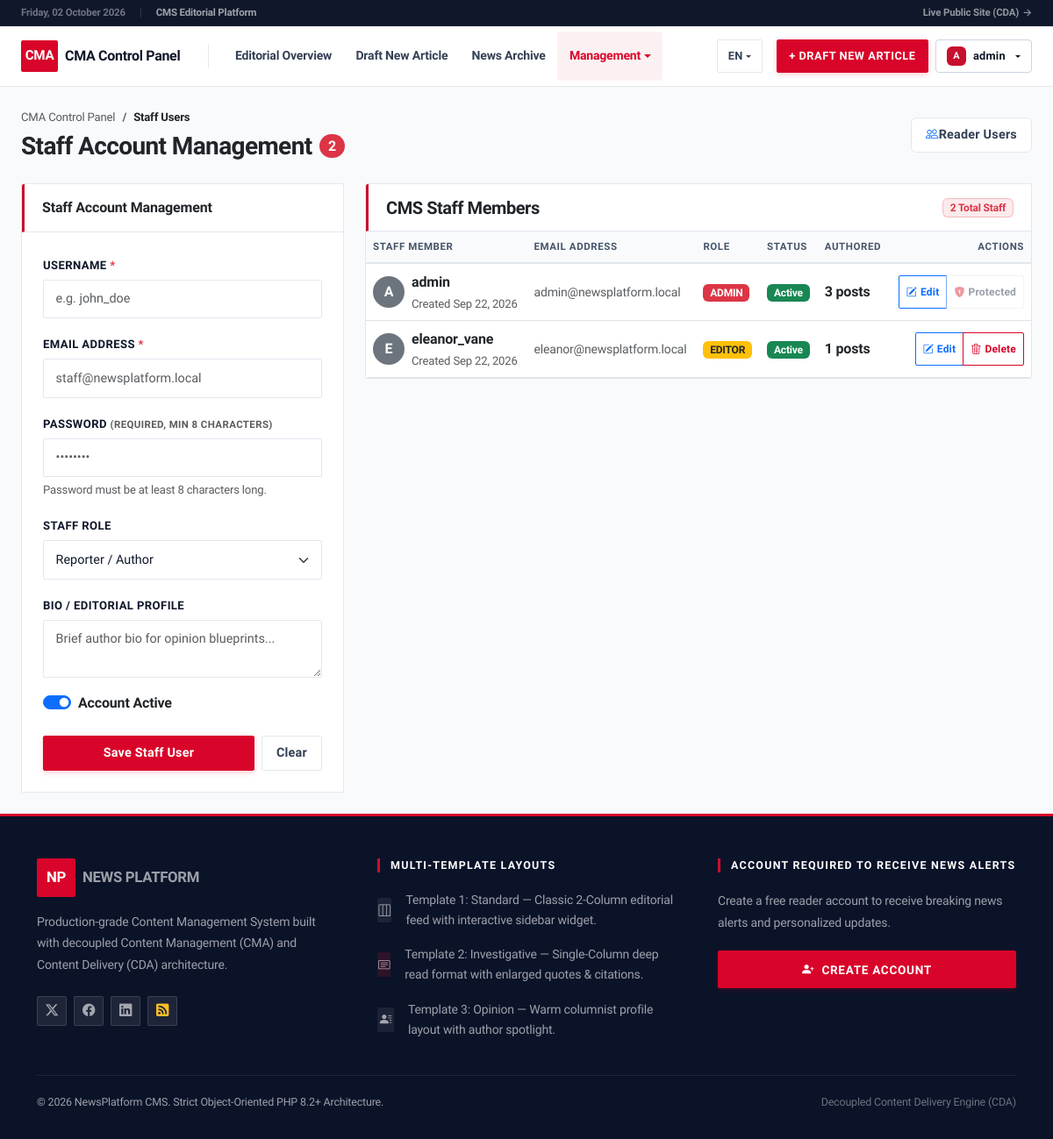
The page /admin/users.php (signed in) on the database its author committed.
### tables this page shows
CREATE TABLE IF NOT EXISTS `users` (
  `id` INT AUTO_INCREMENT PRIMARY KEY,
  `username` VARCHAR(50) NOT NULL UNIQUE,
  `email` VARCHAR(100) NOT NULL UNIQUE,
  `password_hash` VARCHAR(255) NOT NULL,
  `role` ENUM('admin', 'editor', 'reporter') NOT NULL DEFAULT 'reporter',
  `avatar_url` VARCHAR(255) NULL,
  `bio` TEXT NULL,
  `is_active` TINYINT(1) NOT NULL DEFAULT 1,
  `created_at` DATETIME NOT NULL DEFAULT CURRENT_TIMESTAMP,
  INDEX `idx_users_role` (`role`),
  INDEX `idx_users_active` (`is_active`)
);

### templates/admin/views/users.php (the view, shortened to what the rows shown need)
<div class="container-fluid px-4 py-4">
    <div class="row g-4">
        <div class="col-lg-8">
            <div class="card admin-card-clean">
                <div class="table-responsive admin-scroll-table">
                    <table class="table table-hover align-middle mb-0">
                        <thead class="table-light">
                            <tr>
                                <th><?= __('staff_member') ?></th>
                                <th><?= __('email_address') ?></th>
                                <th><?= __('role') ?></th>
                                <th><?= __('status') ?></th>
                                <th><?= __('authored') ?></th>
                                <th class="text-end"><?= __('actions') ?></th>
                            </tr>
                        </thead>
                        <tbody>
                            <?php foreach ($usersList as $u) { ?>
                                <tr>
                                    <td>
                                        <div class="d-flex align-items-center gap-2">
                                            <div class="bg-secondary text-white rounded-circle d-flex align-items-center justify-content-center fw-bold"
                                                style="width:36px; height:36px;">
                                                <?= strtoupper(substr($u['username'], 0, 1)) ?>
                                            </div>
                                            <div>
                                                <div class="fw-bold text-dark"><?= e($u['username']) ?></div>
                                                <div class="text-xs text-muted"><?= __('created') ?>
                                                    <?= \App\Core\TemplateEngine::formatDate($u['created_at'], 'M j, Y') ?>
                                                </div>
                                            </div>
                                        </div>
                                    </td>
                                    <td class="small text-muted"><?= e($u['email']) ?></td>
                                    <td>
                                        <span
                                            class="badge bg-<?= $u['role'] === 'admin' ? 'danger' : ($u['role'] === 'editor' ? 'warning text-dark' : 'primary') ?> text-uppercase">
                                            <?= e($u['role']) ?>
                                        </span>
                                    </td>
                                    <td>
                                        <?php if (!empty($u['is_active'])) { ?>
                                            <span class="badge bg-success"><?= __('active') ?></span>
                                        <?php } else { ?>
                                            <span class="badge bg-secondary"><?= __('unsubscribed') ?></span>
                                        <?php } ?>
                                    </td>
                                    <td class="fw-bold text-dark"><?= number_format((int) $u['article_count']) ?>
                                        <?= __('posts') ?></td>
                                    <td class="text-end">
                                        <div class="btn-group btn-group-sm">
                                            <button class="btn btn-outline-primary px-2 py-0.5"
                                                style="font-size:0.75rem;"
                                                onclick="editUser(<?= htmlspecialchars(json_encode($u), ENT_QUOTES, 'UTF-8') ?>)">
                                                <i class="bi bi-pencil-square me-1"></i><?= __('edit') ?>
                                            </button>
                                            <?php if ($u['role'] === 'admin') { ?>
                                                <button type="button" class="btn btn-outline-secondary px-2 py-0.5 opacity-50"
                                                    style="font-size:0.75rem;" disabled title="Administrator accounts are protected and cannot be deleted">
                                                    <i class="bi bi-shield-lock-fill text-danger me-1"></i>Protected
                                                </button>
                                            <?php } else { ?>
                                                <a href="#" class="btn btn-outline-danger px-2 py-0.5"
                                                    style="font-size:0.75rem;"
                                                    onclick="confirmDeleteCard('<?= url('admin/actions/delete-user.php?id=' . $u['id'] . '&csrf_token=' . e($csrfToken)) ?>', <?= htmlspecialchars(json_encode($u['username']), ENT_QUOTES, 'UTF-8') ?>); return false;"
                                                    title="<?= __('delete') ?>">
                                                    <i class="bi bi-trash3 me-1"></i><?= __('delete') ?>
                                                </a>
                                            <?php } ?>
                                        </div>
                                    </td>
                                </tr>
                            <?php } ?>
                        </tbody>
                    </table>
                </div>
            </div>
        </div>
    </div>
</div>

### templates/layouts/header-admin.php (shortened to what the rows shown need)
<?php
$currentLang = $_SESSION['lang'] ?? 'en';
?>
<!DOCTYPE html>
<html lang="<?= e($currentLang) ?>">
<head>
    <link href="https://cdn.jsdelivr.net/npm/bootstrap@5.3.2/dist/css/bootstrap.min.css" rel="stylesheet">
    <link rel="stylesheet" href="https://cdn.jsdelivr.net/npm/bootstrap-icons@1.11.1/font/bootstrap-icons.css">
    <link rel="stylesheet" href="<?= url('assets/css/style.css') ?>">
</head>
<body class="d-flex flex-column min-vh-100">
    <nav class="navbar navbar-expand-xl admin-navbar py-0"
        style="min-height:56px; position:sticky; top:0; z-index:1020; border-bottom: 1px solid #e5e7eb;">
        <div class="container-fluid px-3 px-md-4 h-100">
            <div class="collapse navbar-collapse" id="adminNavbar">
                <div class="d-flex flex-wrap align-items-center gap-2 my-2 my-xl-0">
                    <?php if (isset($currentUser)) { ?>
                        <div class="dropdown position-relative">
                            <button
                                class="btn btn-light btn-sm dropdown-toggle d-flex align-items-center gap-2 fw-semibold text-nowrap"
                                style="font-size:0.8rem; border:1px solid #cbd5e1; border-radius:4px; padding:0.4rem 0.75rem; color:#0f172a; background:#ffffff;"
                                type="button" data-bs-toggle="dropdown" aria-expanded="false">
                                <span class="d-flex align-items-center justify-content-center rounded fw-bold text-white"
                                    style="width:22px;height:22px;font-size:0.68rem;background:#c8102e;border-radius:2px;flex-shrink:0;">
                                    <?= strtoupper(substr($currentUser['username'], 0, 1)) ?>
                                </span>
                                <span><?= e($currentUser['username']) ?></span>
                            </button>
                        </div>
                    <?php } ?>
                </div>
            </div>
        </div>
    </nav>
    <main class="flex-grow-1">

### rows shown on the page
users: username "A", username "admin", created_at "Sep 22, 2026", email "admin@newsplatform.local", role "ADMIN", article_count "3", shows "Protected"
users: username "E", username "eleanor_vane", created_at "Sep 22, 2026", email "eleanor@newsplatform.local", role "EDITOR", article_count "1"

### other values the page prints
__('live_public_site') "Live Public Site (CDA)"
__('admin_portal') "CMA Control Panel"
__('editorial_overview') "Editorial Overview"
__('draft_new_article') "Draft New Article"
__('nav_archive') "News Archive"
__('management') "Management"
__('draft_new_article') "DRAFT NEW ARTICLE"
__('admin_nav_staff') "Staff Users"
__('staff_account_mgmt') "Staff Account Management"
km_num(count($usersList)) "2"
__('admin_nav_readers') "Reader Users"
__('username') "USERNAME"
__('email_address') "EMAIL ADDRESS"
__('password') "PASSWORD"
__('req_new_user') "(REQUIRED, MIN 8 CHARACTERS)"
